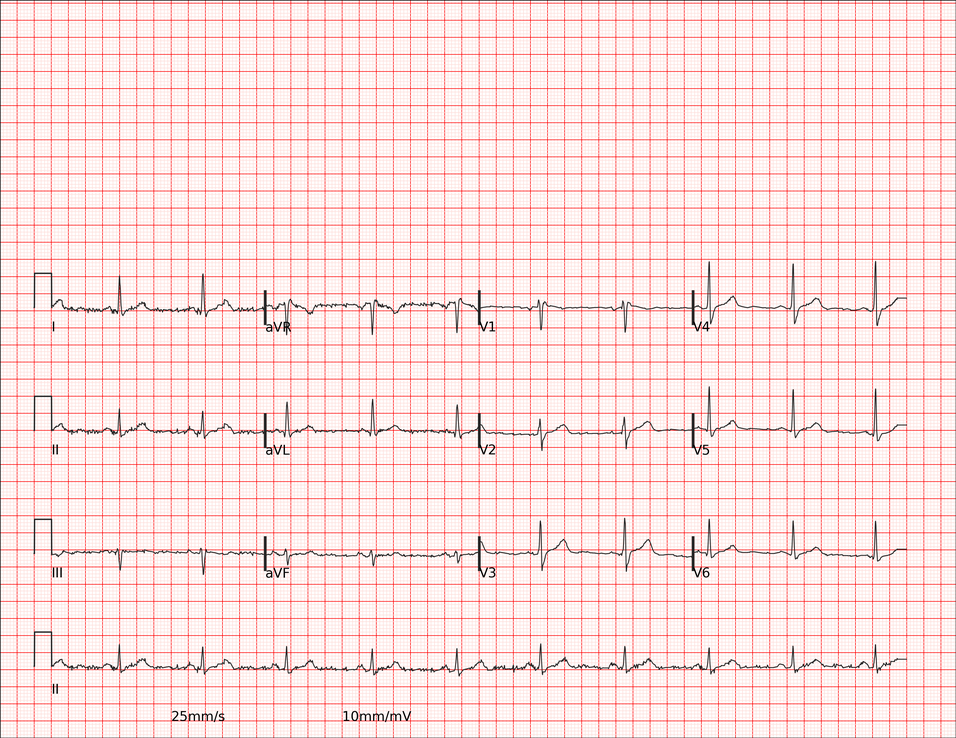
#> input picture 4_ecg_digitization/data/test/ecg_test_0001.png, 956 x 738 px, shrunk from 3300 x 2550 before the run
$ python -i grid_detector.py   (imports and definitions only)
#> lines starting #> are read from the running program, lines starting #| are printed output that depends on the picture
#> further down, picture is the input picture: shape (738, 956, 3); mean B, G, R 224, 225, 250.9
import cv2
import numpy as np
import os

class GridDetector:
    """
    Faza 1: Bezwzględna Normalizacja Przestrzenna.
    Moduł odpowiedzialny za detekcję siatki milimetrowej EKG i wyznaczanie węzłów.
    Wymagane dla metryki Amplitude (SNR) i Time Calibration.
    """

    @staticmethod
    def extract_grid_mask(image_bgr, record_name=None, debug_folder="output/debug"):
        """
        Wyodrębnia maskę binarną siatki EKG (najczęściej różowej/czerwonej).
        Siatka jest dobrze widoczna, gdy odejmiemy kanał czerwony od niebieskiego/zielonego,
        lub pracując w przestrzeni HSV/LAB.
        """
#> called with debug_folder = 'output/debug'
        # 1. Konwersja do przestrzeni HSV, gdzie łatwiej odizolować kolor siatki (róż/czerwień)
        hsv = cv2.cvtColor(image_bgr, cv2.COLOR_BGR2HSV)
#> hsv: shape (738, 956, 3); mean H, S, V 6.3, 27.5, 251

        # Zakresy dla koloru różowego/czerwonego (typowe dla papieru EKG)
        # Uwaga: Czerwień w HSV jest na brzegach (0-10 i 170-180)
        lower_red1 = np.array([0, 30, 100])
        upper_red1 = np.array([20, 255, 255])
        lower_red2 = np.array([160, 30, 100])
        upper_red2 = np.array([180, 255, 255])

        mask1 = cv2.inRange(hsv, lower_red1, upper_red1)
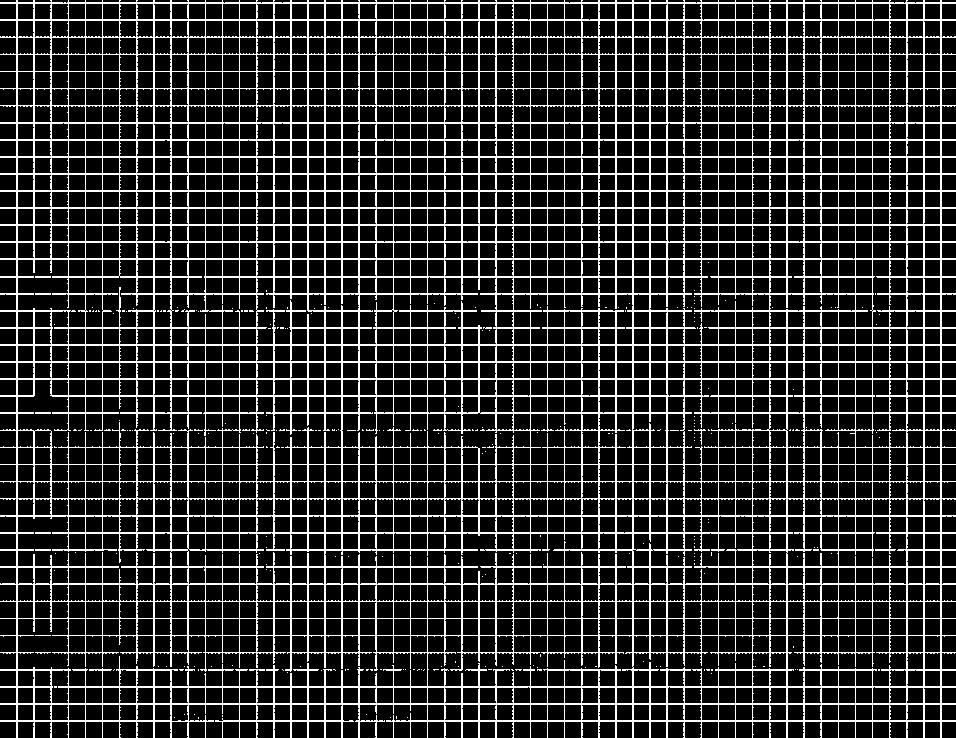
#> mask1: shape (738, 956); 18.1% white in thin lines or dots
        mask2 = cv2.inRange(hsv, lower_red2, upper_red2)
#> mask2: shape (738, 956); 0.2% white in thin lines or dots
        grid_color_mask = mask1 | mask2
#> grid_color_mask: shape (738, 956); 18.3% white in thin lines or dots

        # Alternatywna metoda (robustna na wyblakły tusz):
        # Różnica między kanałem zielonym (gdzie sygnał EKG i siatka są ciemne)
        # a czerwonym (gdzie siatka jest jasna, a sygnał ciemny).
        b, g, r = cv2.split(image_bgr)
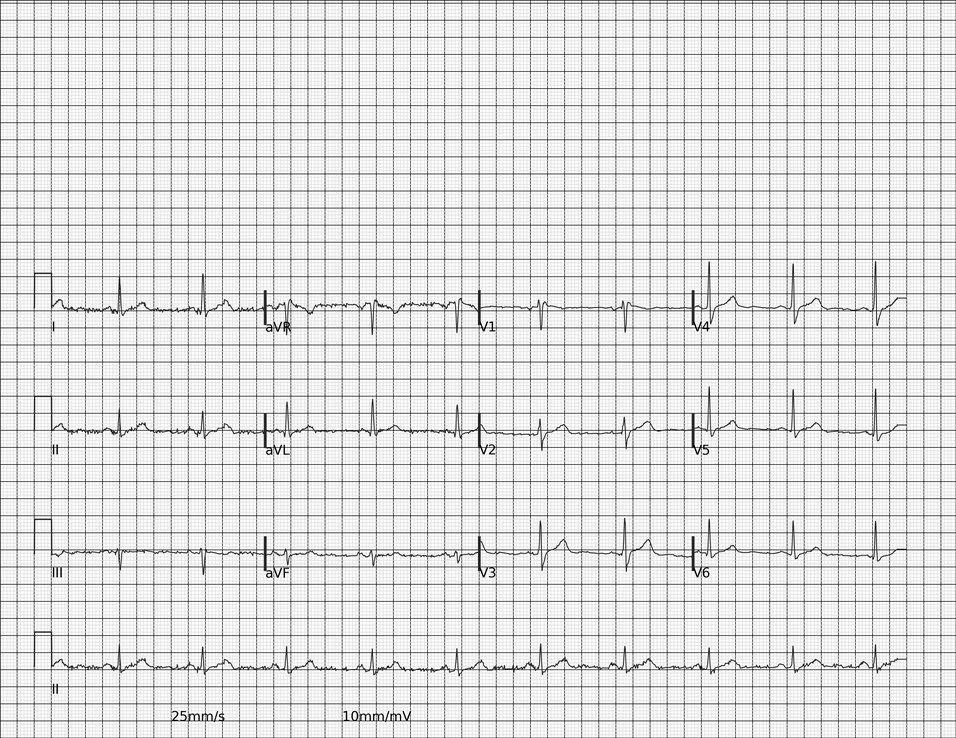
#> b: shape (738, 956); min 0, max 255, mean 224
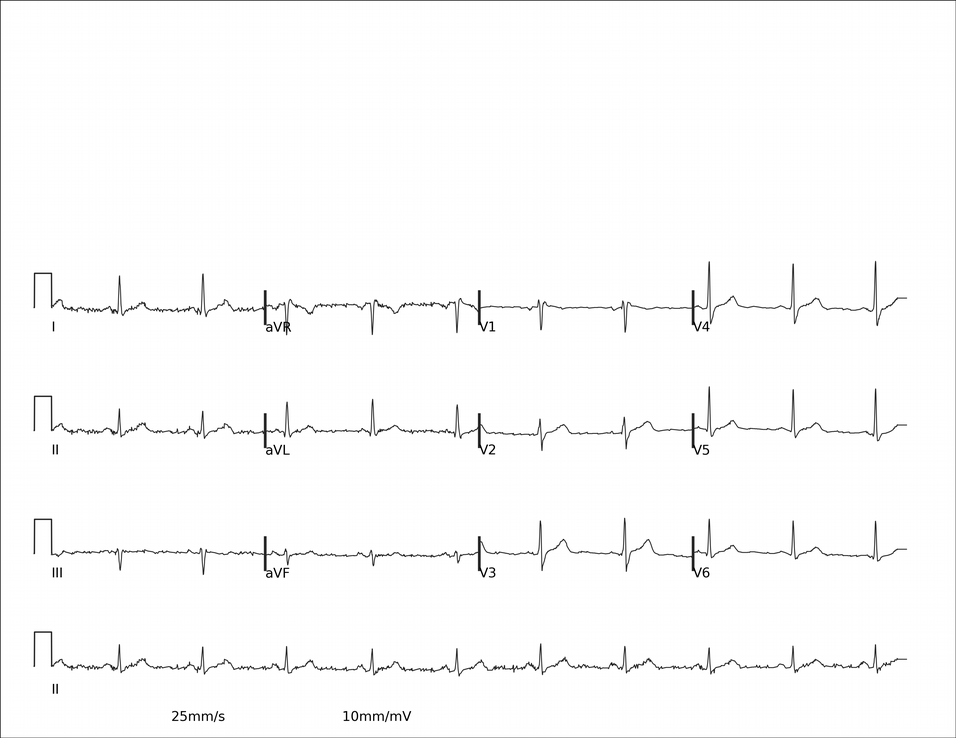
#> r: shape (738, 956); min 0, max 255, mean 250.9
        # Wzmocnienie różnicy: czerwony jest jasny na siatce, a zielony ciemny.
        # Różnica (R - G) będzie duża dla pikseli siatki.
        diff_rg = cv2.subtract(r, g)
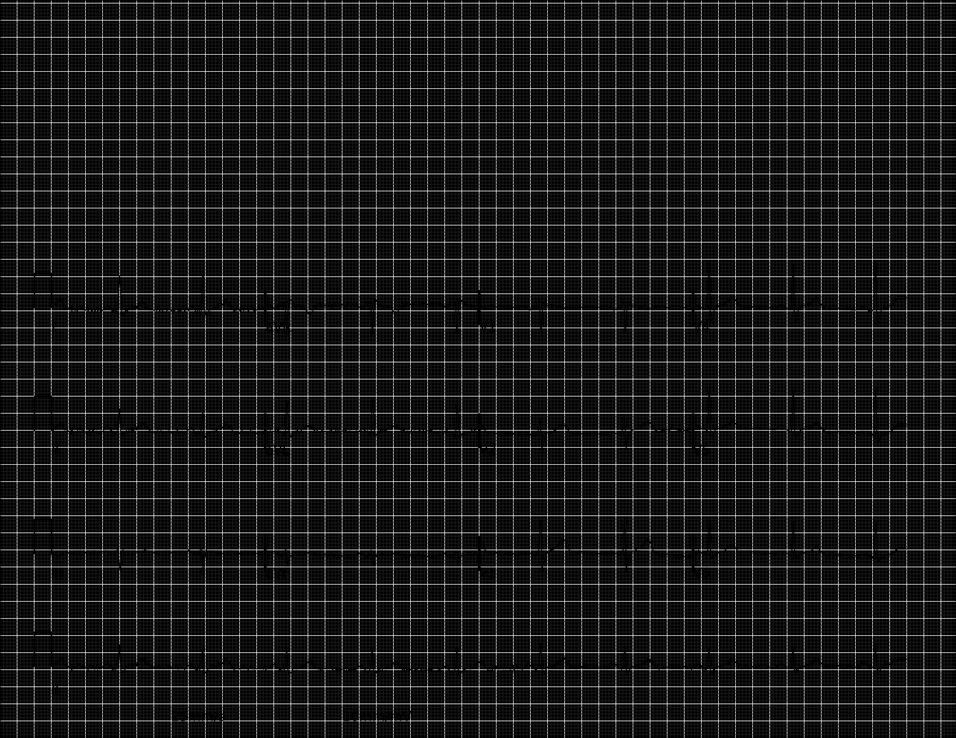
#> diff_rg: shape (738, 956); min 0, max 209, mean 26
        _, grid_diff_mask = cv2.threshold(diff_rg, 15, 255, cv2.THRESH_BINARY)
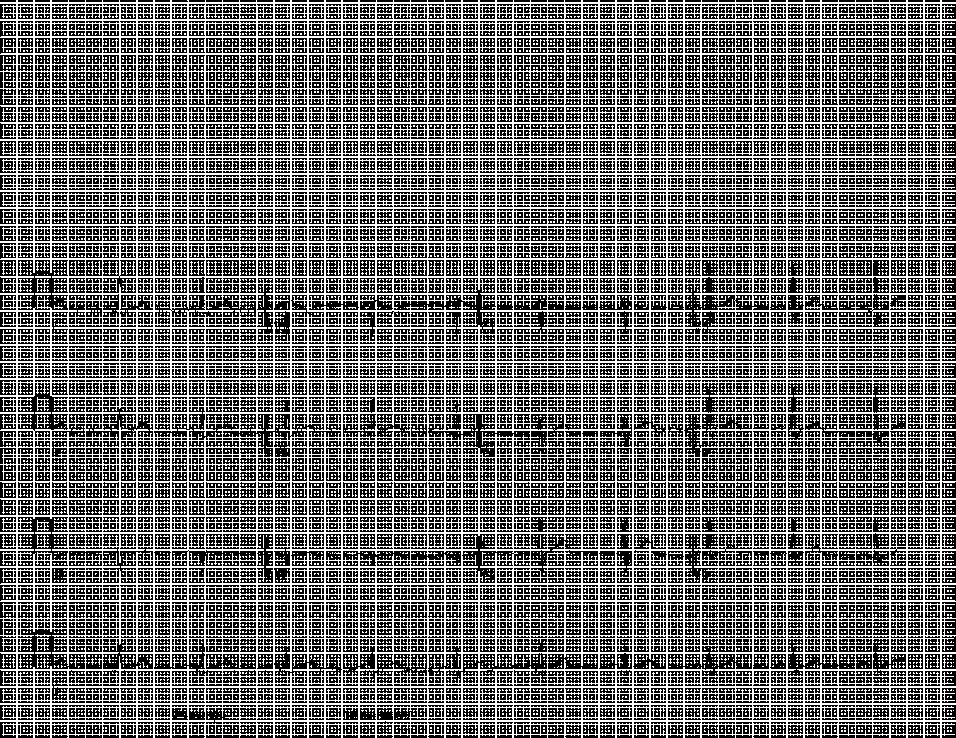
#> grid_diff_mask: shape (738, 956); 43% white in thin lines or dots

        # Łączymy obie metody dla maksymalnej skuteczności (logic OR)
        combined_grid_mask = cv2.bitwise_or(grid_color_mask, grid_diff_mask)
#> combined_grid_mask: shape (738, 956); 43% white in thin lines or dots

        # Oczyszczanie maski siatki (usuwanie szumu, np. tekstów)
        kernel = np.ones((2, 2), np.uint8)
        cleaned_grid = cv2.morphologyEx(combined_grid_mask, cv2.MORPH_OPEN, kernel)
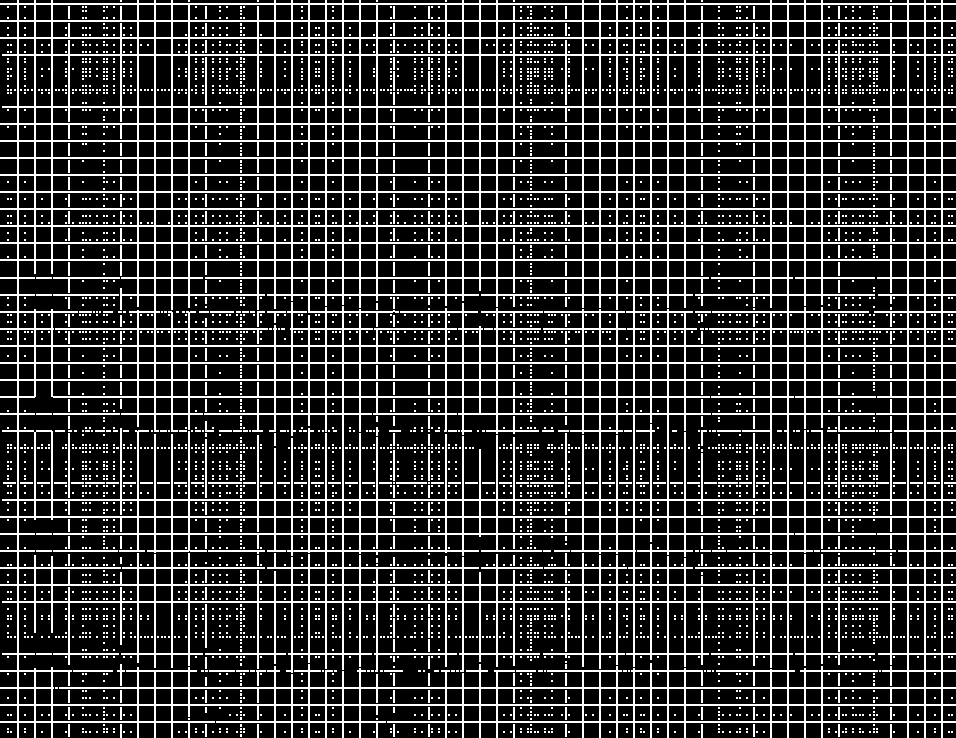
#> cleaned_grid: shape (738, 956); 20.7% white in thin lines or dots

        if record_name and os.environ.get("DEBUG_MODE", "0") == "1":
            path_prefix = os.path.join(debug_folder, record_name)
            os.makedirs(path_prefix, exist_ok=True)
            cv2.imwrite(f"{path_prefix}/step1a_grid_color_mask.png", grid_color_mask)
            cv2.imwrite(f"{path_prefix}/step1b_grid_diff_mask.png", grid_diff_mask)
            cv2.imwrite(f"{path_prefix}/step1c_grid_combined.png", cleaned_grid)

        return cleaned_grid

    # [26 lines left out: function detect_grid_lines, not called in this run]

>>> import cv2
>>> picture = cv2.imread('../../data/test/ecg_test_0001.png')
>>> result = GridDetector().extract_grid_mask(picture)

$ run again, on 4_ecg_digitization/data/test/ecg_test_0014.png
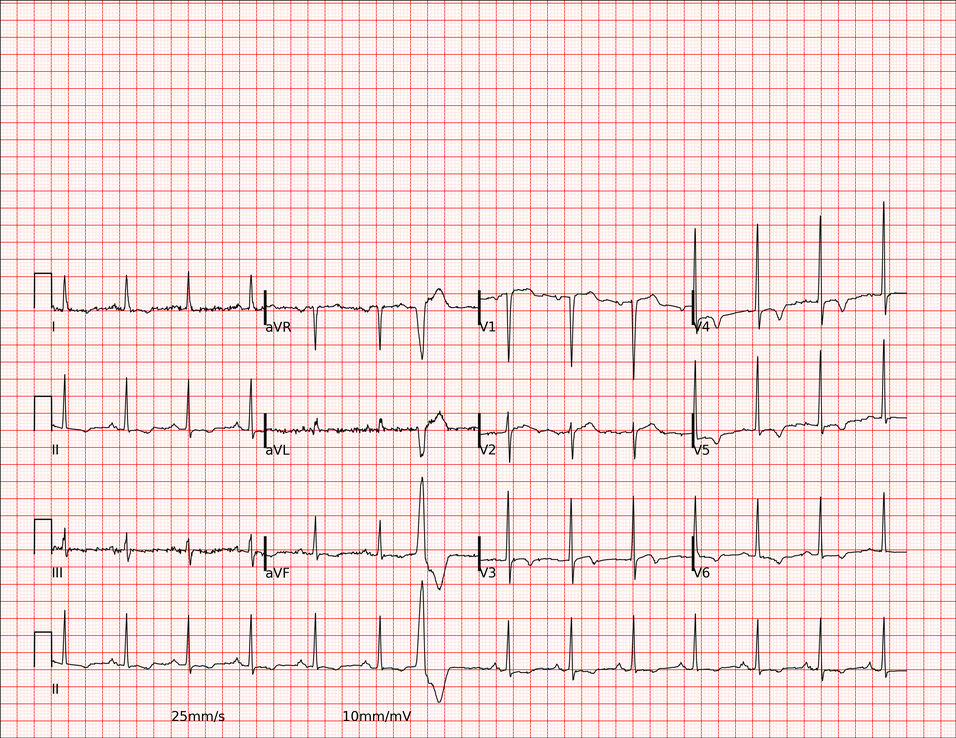
#> input picture 4_ecg_digitization/data/test/ecg_test_0014.png, 956 x 738 px, shrunk from 3300 x 2550 before the run
#> picture is the input picture: shape (738, 956, 3); mean B, G, R 222.8, 223.8, 249.5
#> hsv: shape (738, 956, 3); mean H, S, V 6.5, 27.6, 249.6
#> in extract_grid_mask, `mask1 = cv2.inRange(hsv, lower_red1, upper_red1)`:
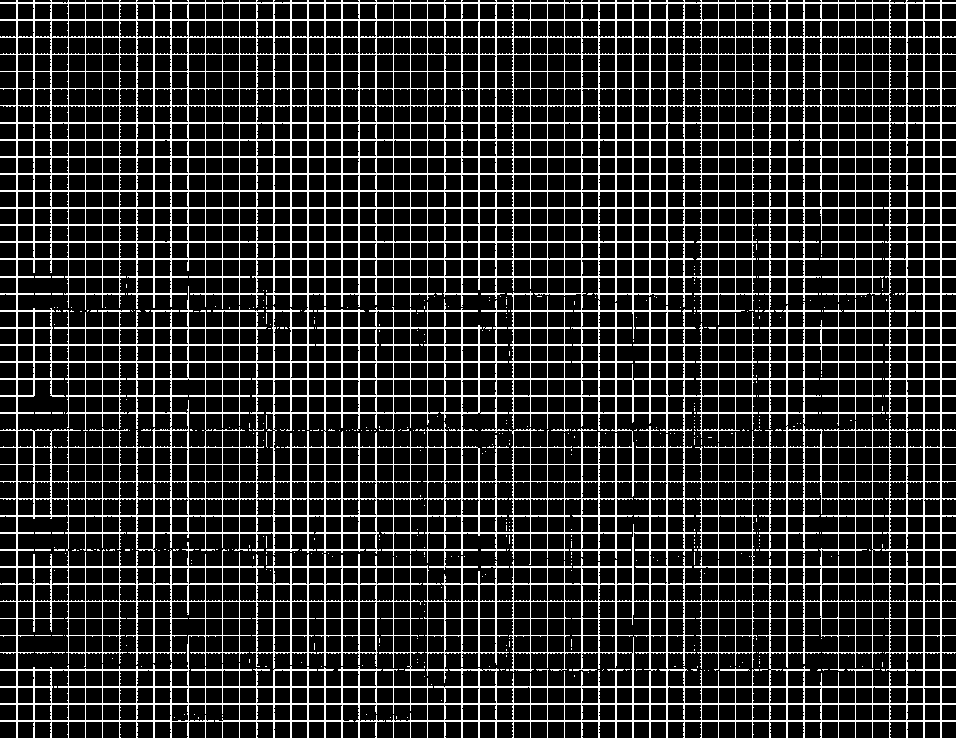
#> mask1: shape (738, 956); 17.9% white in thin lines or dots
#> mask2: shape (738, 956); 0.19% white in thin lines or dots
#> grid_color_mask: shape (738, 956); 18.1% white in thin lines or dots
#> grid_diff_mask: shape (738, 956); 42.6% white in thin lines or dots
#> combined_grid_mask: shape (738, 956); 42.6% white in thin lines or dots
#> in extract_grid_mask, `cleaned_grid = cv2.morphologyEx(combined_grid_mask, cv2.MORPH_OPEN, ke..`:
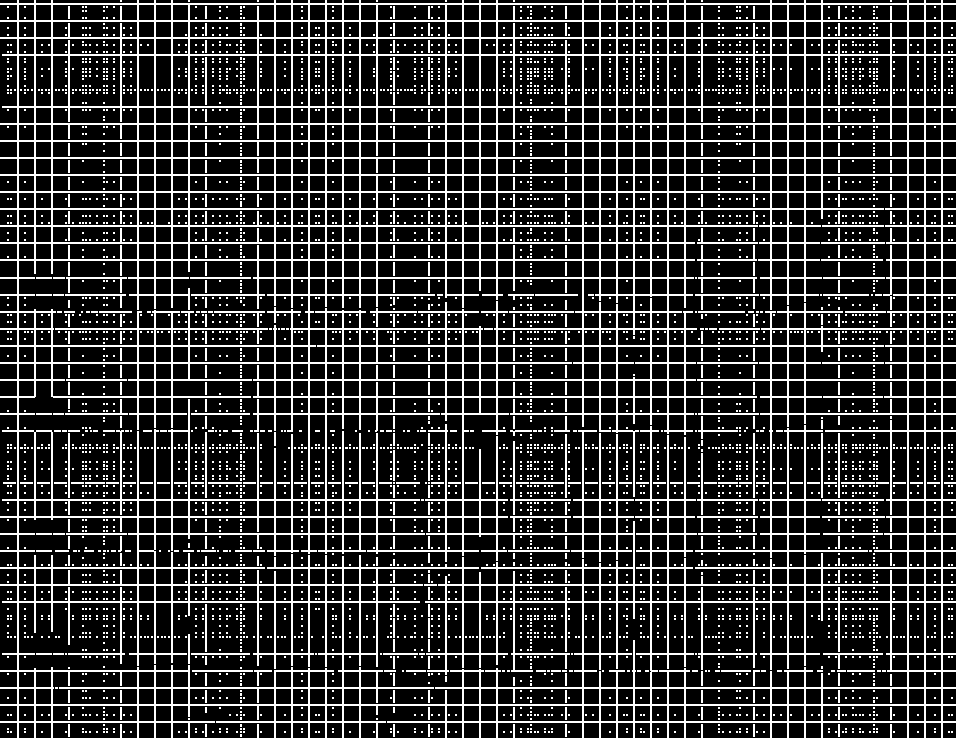
#> cleaned_grid: shape (738, 956); 20.5% white in thin lines or dots

$ run again, on 4_ecg_digitization/data/test/ecg_test_0025.png
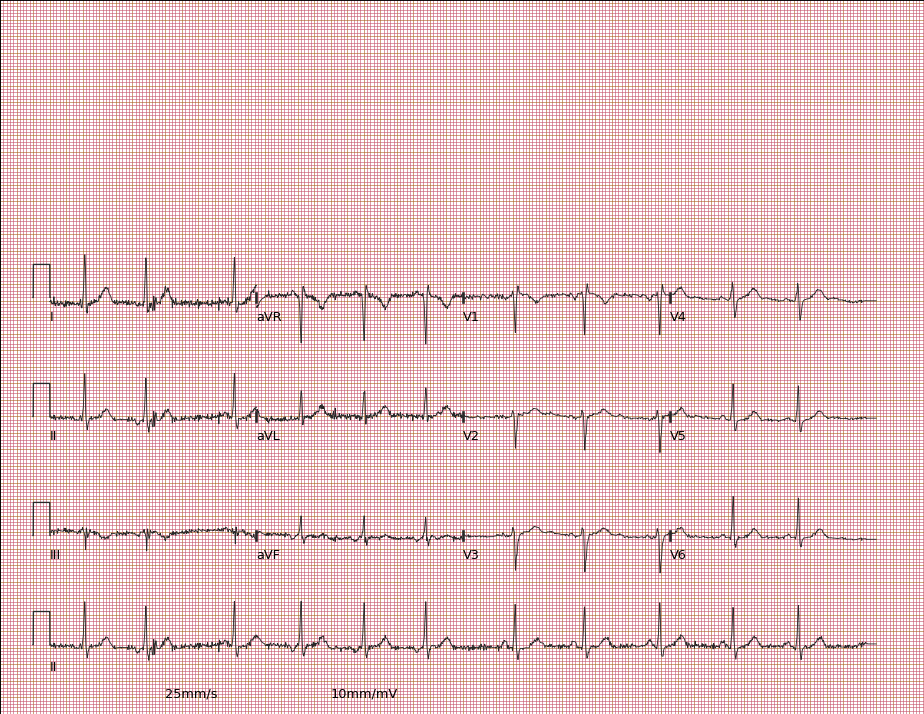
#> input picture 4_ecg_digitization/data/test/ecg_test_0025.png, 924 x 714 px
#> picture is the input picture: shape (714, 924, 3); mean B, G, R 199, 197, 230.7
#> hsv: shape (714, 924, 3); mean H, S, V 69.9, 45.1, 230.7
#> in extract_grid_mask, `mask1 = cv2.inRange(hsv, lower_red1, upper_red1)`:
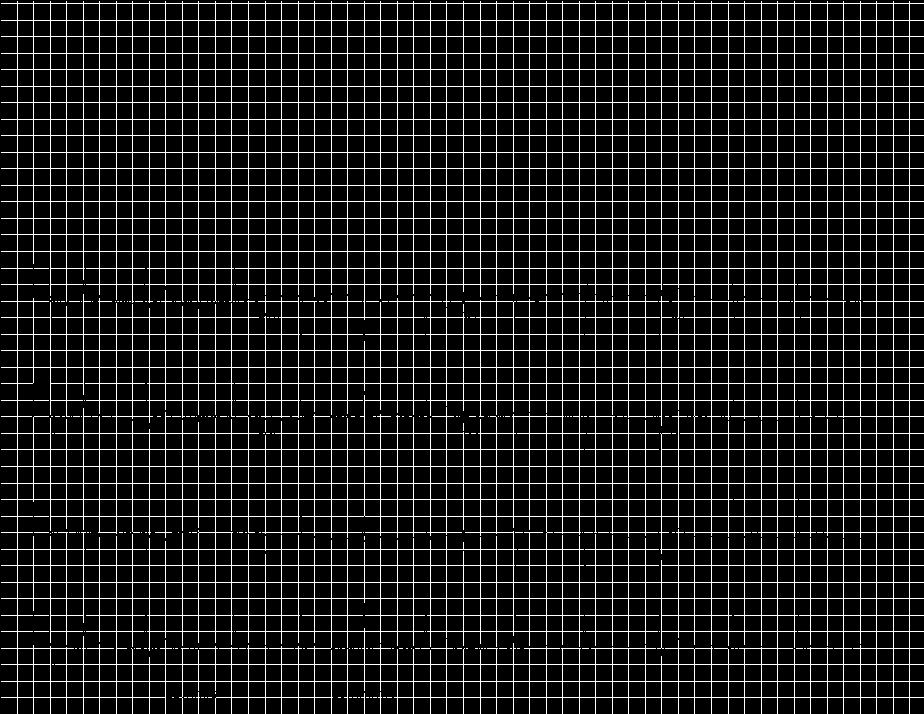
#> mask1: shape (714, 924); 11.4% white in thin lines or dots
#> mask2: shape (714, 924); 39.1% white in thin lines or dots
#> grid_color_mask: shape (714, 924); 50.4% white; black in thin lines or dots
#> in extract_grid_mask, `_, grid_diff_mask = cv2.threshold(diff_rg, 15, 255, cv2.THRESH_BINARY)`:
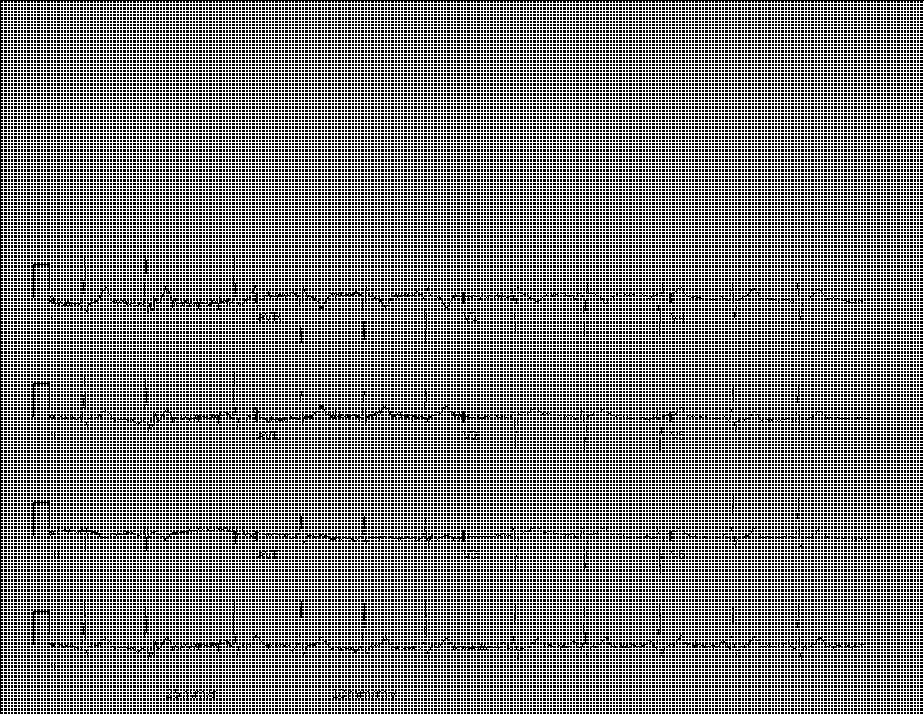
#> grid_diff_mask: shape (714, 924); 50.6% white; black in thin lines or dots
#> cleaned_grid: shape (714, 924); every value is 0
